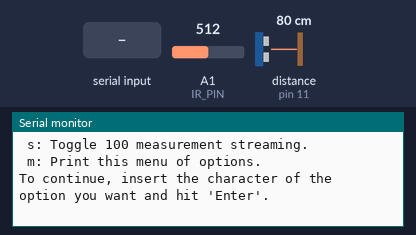
Recording of a sketch running on a simulated Arduino Uno, built with avr-gcc and run on an emulated ATmega328P. Parts: the last lines printed to the serial monitor. Inputs (shaded band) come from the test bench; at power-on: A1 (IR_PIN) = 512, distance to the obstacle (sensor on pin 11) 80 cm. The echo pulse lasts 58.3 µs per cm.

Above: at 1.5 s.
1.6 s: "u\n" received over Serial
At 2.2 s:
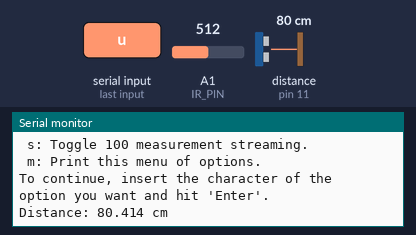
3.1 s: byte 10 (10) received over Serial
At 4.3 s:
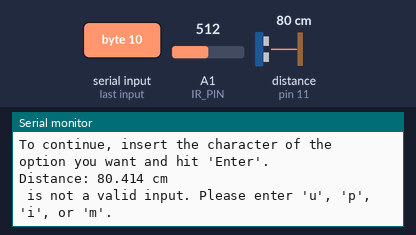
4.6 s: "p\n" received over Serial
At 5.5 s:
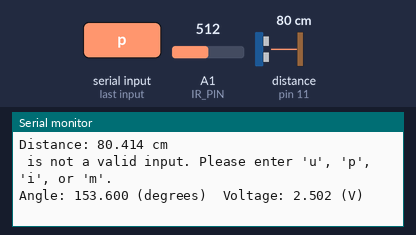
6.1 s: "s\n" received over Serial
At 6.6 s:
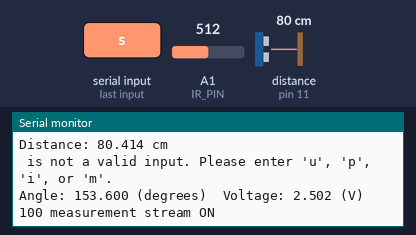
7.6 s: "i\n" received over Serial
At 7.82 s:
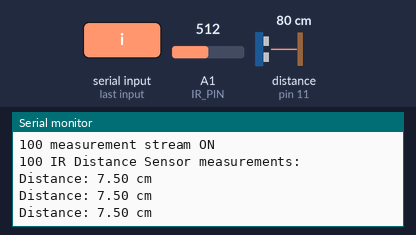

Measured:
- after the input at 1.6 s, the serial monitor: prints a new line at once (image 1)
- after the input at 3.1 s, the serial monitor: prints a new line at once (image 2)
- after the input at 4.6 s, the serial monitor: prints a new line at once (image 3)
- after the input at 6.1 s, the serial monitor: prints a new line at once (image 4)
- after the input at 7.6 s, the serial monitor: prints a new line at once (image 5)

The sketch:

sensor-lab-stream.ino
```cpp
/*
* Carnegie Mellon University Mechatronics Spring 2022: Team 5
* Sensors Lab Code
* Authors: Felipe Borja (fborja)
*          Brandon Wang (bcwang)
*          Jaiden Napier (jinapier)
*          Ignacio Peon Zapata (ipeon)
*          Sahil Saini (sssaini)
*/

#include<math.h>

// Pin assignments
const int ECHO_PIN = 11;
const int TRIG_PIN = 12;
const int POT_PIN = A0;
const int IR_PIN = A1;

// Constants for IR sensor quadratic formula
const float a = -8169.1;
const float b = 4789.2;
const float c = 18.8;

// Global states
char last, readIn;
bool stream;

void setup() {
  pinMode(ECHO_PIN, INPUT);
  pinMode(TRIG_PIN, OUTPUT);
  Serial.begin (9600);
  Serial.println("Mechatronic Design Sensors Lab: Team SUCC");
  stream = false;
  printMenu();
}

// This function prints character options in a menu through the Serial Monitor.
void printMenu(){
  Serial.println("The character commands are as follows:");
  Serial.println(" u: Show Ultrasonic Distance Sensor measurements (in inches).");
  Serial.println(" p: Show Potentiometer measurements.");
  Serial.println(" i: Show IR Distance sensor measurements (in inches).");
  Serial.println(" s: Toggle 100 measurement streaming.");
  Serial.println(" m: Print this menu of options.");
  Serial.println("To continue, insert the character of the option you want and hit 'Enter'.");
}

// This function handles the input commands from the user.
void flagSwitch(char c) {
  switch (c) {
    case 'u':
      if(stream == true){
        Serial.println("100 Ultrasonic Distance Sensor measurements:");
        for(int i=0; i<100; i++){
          readUDS();
        }
        Serial.println("100 measurements completed.");
      }else{
        readUDS();
      }
      break;
    case 'p':
      if(stream == true){
        Serial.println("100 Potentiometer measurements:");
        for(int i=0; i<100; i++){
          readPot();
        }
        Serial.println("100 measurements completed.");
      }else{
        readPot();
      }
      break;
    case 'i':
      if(stream == true){
        Serial.println("100 IR Distance Sensor measurements:");
        for(int i=0; i<100; i++){
          readIR();
        }
        Serial.println("100 measurements completed.");
      }else{
        readIR();
      }
      break;
    case 'm':
      printMenu();
      break;
    case 's':
      toggleStream();
      break;
    default:
      Serial.print(c);
      Serial.println(" is not a valid input. Please enter 'u', 'p', 'i', or 'm'.");
  }
}

// Ultrasonic Distance Sensor function: Prints ultrasonic distance sensor measurement (in cm).
void readUDS() {
  digitalWrite(TRIG_PIN, LOW);
  delay(1);
  digitalWrite(TRIG_PIN, HIGH);
  delay(1);
  digitalWrite(TRIG_PIN, LOW);

  double travel_time = pulseIn(ECHO_PIN, HIGH);
  double distance = travel_time / (2 * 29); // in centimeters

  Serial.print("Distance: ");
  Serial.print(distance, 3);
  Serial.println(" cm");
  delay(200);
}

// Rotary Potentiometer function: Prints potentiometer output voltage (in V) and angle (in degrees).
void readPot() {
  // get output num from rotpot and convert to voltage
  double pot_out = analogRead(POT_PIN);
  double volt_out = (pot_out/1023.0)*5.0;
  double angle_out = (pot_out/1000)*300;
  Serial.print("Angle: ");
  Serial.print(angle_out, 3);
  Serial.print(" (degrees)");
  Serial.print("\tVoltage: ");
  Serial.print(volt_out, 3);
  Serial.println(" (V)");
  delay(200);
}

// IR Proximity Sensor function: Prints infrared distance sensor measurement (in cm).
void readIR(){

  int IR_Sum = 0;

  for (int i = 0;i<30;i++){
  int value = analogRead(IR_PIN); //Read the distance in cm and store it
  IR_Sum = IR_Sum+value;
  }
  float v=(IR_Sum/30); // average voltage over last 30 samples
  float x = sqrt(-a/(c-v) + pow(b/(2*(c-v)),2)) - b/(2*(c-v));
  Serial.println("Distance: "+String(x)+(" cm"));  //display the string e.g "Distance = 40 cm"
  delay(100);//ten samples per second
}

void toggleStream(){
  if (stream == false){
    Serial.println("100 measurement stream ON");
    stream = true;
  }else{
    Serial.println("100 measurement stream OFF");
    stream = false;
  }
}

void loop() {
  if (Serial.available()) {
    readIn = Serial.read();
    if ((int) readIn == 10) // line feed
      flagSwitch(last);
    last = readIn;
  }
}
```
